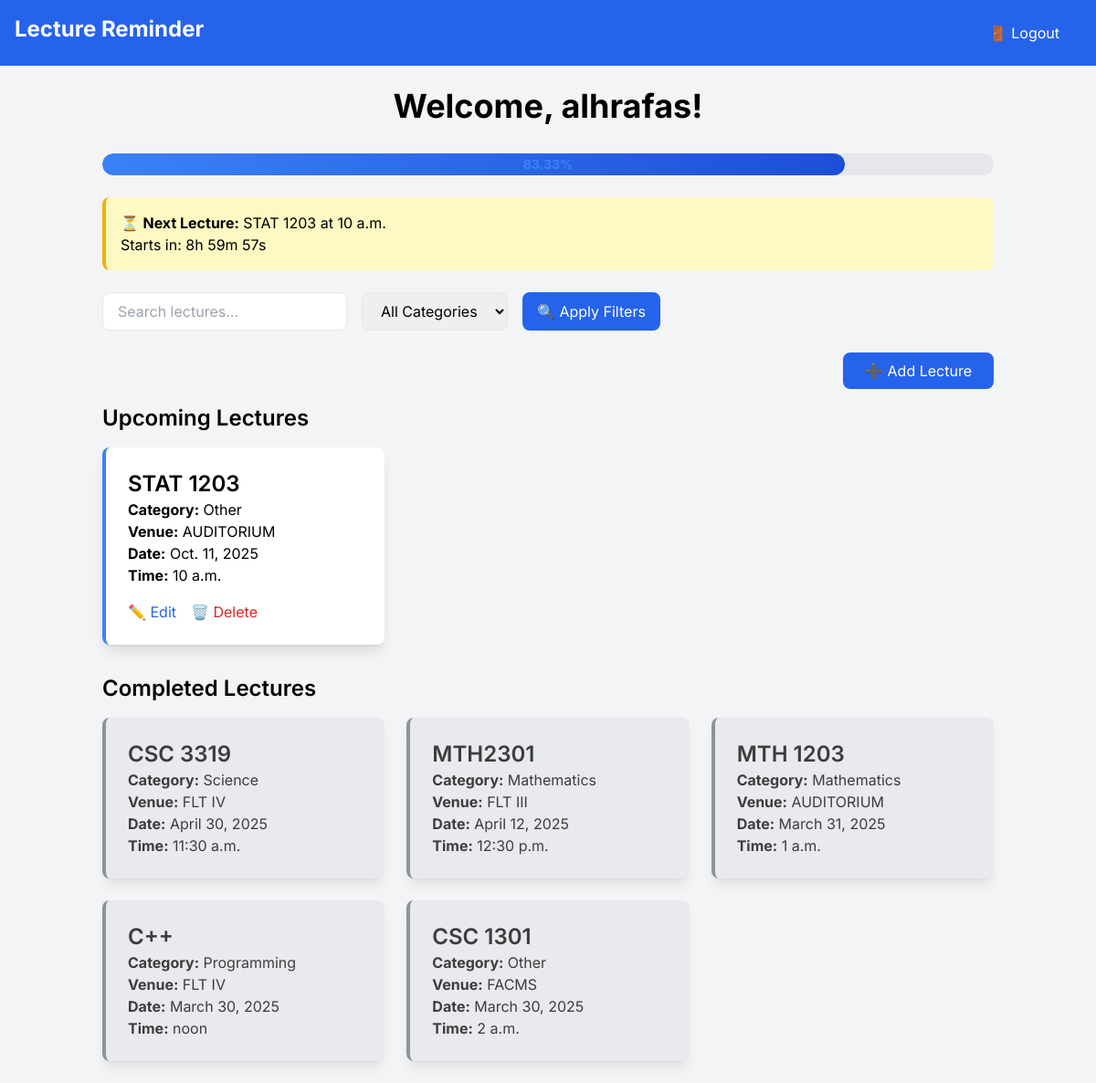
The page / (signed in) on the database as committed earlier.
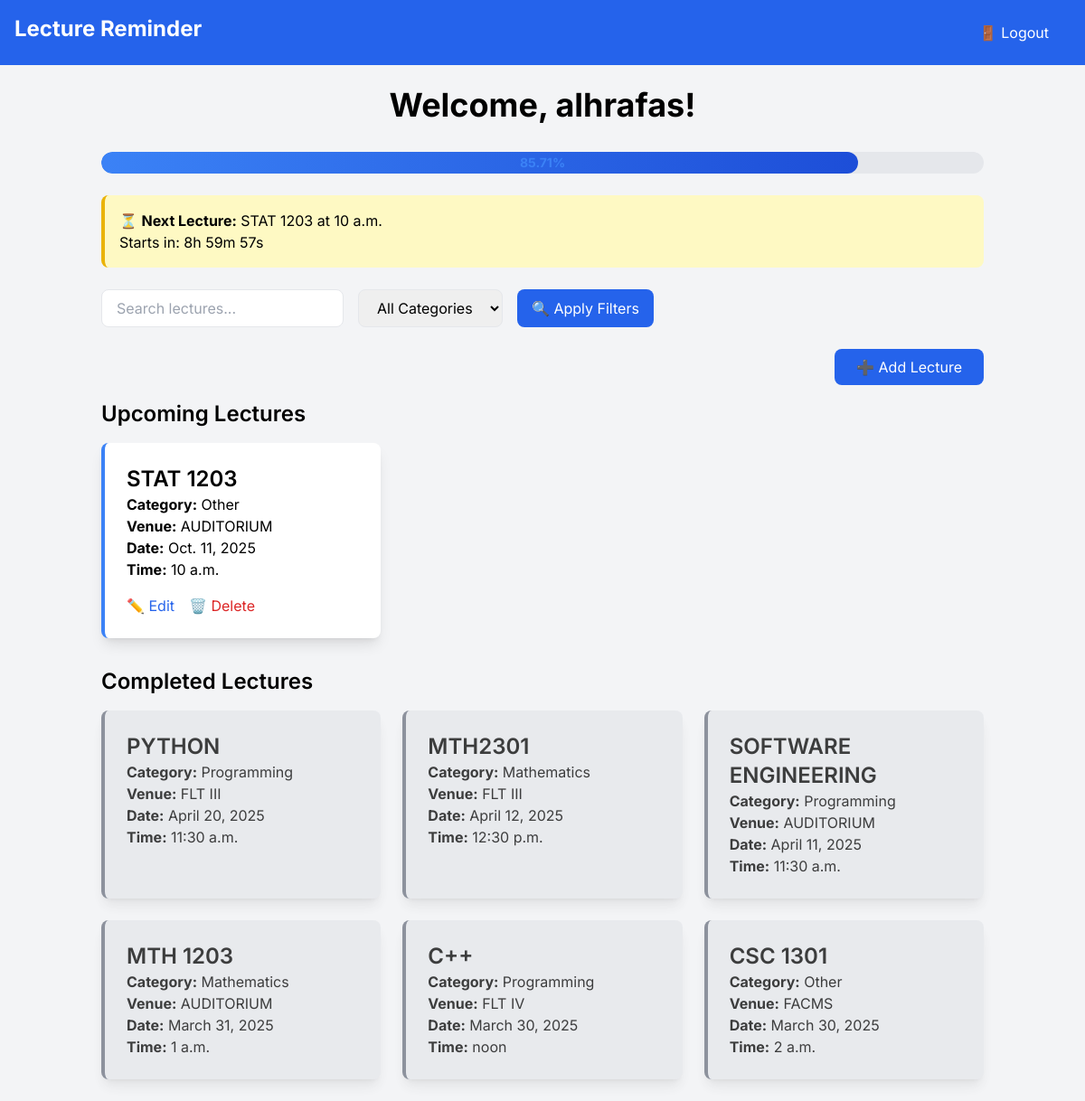
The same page on the database as committed later.
### reminder/models.py (models this page shows, shortened)
class Lecture(models.Model):
    CATEGORY_CHOICES = [
        ("math", "Mathematics"),
        ("science", "Science"),
        ("programming", "Programming"),
        ("education", "Education"),
        ("other", "Other"),
    ]
    RECURRING_CHOICES = [
        ('none', 'Does not repeat'),
        ('daily', 'Daily'),
        ('weekly', 'Weekly'),
        ('monthly', 'Monthly'),
    ]
    user = models.ForeignKey(User, on_delete=models.CASCADE)
    title = models.CharField(max_length=200)
    date = models.DateField()
    time = models.TimeField()
    venue = models.CharField(max_length=200, help_text="Lecture Venue")
    reminder_time = models.TimeField(null=True, blank=True)
    is_recurring = models.BooleanField(default=False)
    category = models.CharField(max_length=50, choices=CATEGORY_CHOICES, default="other")
    recurrence = models.CharField(max_length=10, choices=RECURRING_CHOICES, default='none')
    created_at = models.DateTimeField(auto_now_add=True)

### reminder/views.py (the view)
# urls.py: path('', views.dashboard, name='dashboard'),
@login_required
def dashboard(request):
    category_filter = request.GET.get("category", "")
    search_query = request.GET.get("search", "")
    sort_by = request.GET.get("sort", "date_asc")  # Default: Oldest first
    lectures = Lecture.objects.filter(user=request.user)
    completed_lectures = lectures.filter(date__lt=now().date())
    upcoming_lectures = lectures.filter(date__gte=now().date())
    upcoming_soon_lectures = upcoming_lectures.filter(
        date=now().date(),
        time__gte=now().time(),
        time__lte=(now() + timedelta(hours=1)).time()
    )
    if category_filter:
        upcoming_lectures = upcoming_lectures.filter(category=category_filter)
        completed_lectures = completed_lectures.filter(category=category_filter)
    if search_query:
        upcoming_lectures = upcoming_lectures.filter(title__icontains=search_query)
        completed_lectures = completed_lectures.filter(title__icontains=search_query)
    if sort_by == "date_asc":
        upcoming_lectures = upcoming_lectures.order_by("date", "time")
        completed_lectures = completed_lectures.order_by("-date", "-time")
    elif sort_by == "date_desc":
        upcoming_lectures = upcoming_lectures.order_by("-date", "-time")
        completed_lectures = completed_lectures.order_by("date", "time")
    elif sort_by == "title_asc":
        upcoming_lectures = upcoming_lectures.order_by("title")
        completed_lectures = completed_lectures.order_by("title")
    elif sort_by == "title_desc":
        upcoming_lectures = upcoming_lectures.order_by("-title")
        completed_lectures = completed_lectures.order_by("-title")
    total_lectures = lectures.count()
    completed_count = completed_lectures.count()
    progress_percentage = (completed_count / total_lectures * 100) if total_lectures > 0 else 0
    next_lecture = upcoming_lectures.order_by("date", "time").first()
    return render(request, 'reminder/dashboard.html', {
        "next_lecture": next_lecture,
        "upcoming_soon_lectures": upcoming_soon_lectures,
        "upcoming_lectures": upcoming_lectures,
        "completed_lectures": completed_lectures,
        "category_filter": category_filter,
        "search_query": search_query,
        "sort_by": sort_by,
        "progress_percentage": round(progress_percentage, 2),
        "total_lectures": total_lectures,
    })

### reminder/templates/reminder/dashboard.html (shortened to what this page needs)
{% extends 'reminder/base.html' %}
{% block content %}
<h1 class="text-4xl font-bold text-center mb-8">Welcome, {{ user.username }}!</h1>
{% if total_lectures > 0 %}
    <div class="mb-6 bg-gray-200 rounded-full h-6 relative overflow-hidden">
        <div class="bg-gradient-to-r from-blue-500 to-blue-700 h-6 rounded-full text-blue-500 text-sm flex items-center justify-center transition-all duration-1000 ease-in-out"
             style="width: {{ progress_percentage }}%">
            <span class="absolute inset-0 flex items-center justify-center font-bold">
                {{ progress_percentage }}%
            </span>
        </div>
    </div>
{% endif %}
{% if next_lecture %}
    <div class="mb-6 p-4 bg-yellow-100 border-l-4 border-yellow-500 rounded-lg">
        ⏳ <strong>Next Lecture:</strong> {{ next_lecture.title }} at {{ next_lecture.time }}
        <p>Starts in: <span id="countdown"></span></p>
    </div>
{% endif %}
<form method="GET" class="flex flex-col sm:flex-row gap-4 mb-6">
    <input type="text" name="search" placeholder="Search lectures..." value="{{ search_query }}"
        class="w-full sm:w-auto px-4 py-2 border rounded-lg focus:ring focus:ring-blue-300">
    <select name="category" class="w-full sm:w-auto px-4 py-2 border rounded-lg">
        <option value="">All Categories</option>
    </select>
    <button type="submit" class="w-full sm:w-auto bg-blue-600 text-white px-4 py-2 rounded-lg hover:bg-blue-800 transition">
        🔍 Apply Filters
    </button>
</form>
<div class="flex flex-col md:flex-row md:justify-end mb-4">
    <a href="{% url 'add_lecture' %}" class="w-full md:w-auto bg-blue-600 hover:bg-blue-800 text-white px-6 py-2 rounded-lg text-center">
        ➕ Add Lecture
    </a>
</div>
{% if upcoming_lectures or completed_lectures %}
    <h2 class="text-2xl font-semibold mb-4">Upcoming Lectures</h2>
    <div class="grid grid-cols-1 md:grid-cols-2 lg:grid-cols-3 gap-6">
        {% for lecture in upcoming_lectures %}
        <div class="bg-white p-6 rounded-lg shadow-lg border-l-4 border-blue-500">
            <h2 class="text-2xl font-semibold">{{ lecture.title }}</h2>
            <p><strong>Category:</strong> {{ lecture.get_category_display }}</p>
            <p><strong>Venue:</strong> {{ lecture.venue }}</p>
            <p><strong>Date:</strong> {{ lecture.date }}</p>
            <p><strong>Time:</strong> {{ lecture.time }}</p>
            <div class="mt-4 flex space-x-4">
                <a href="{% url 'edit_lecture' pk=lecture.id %}" class="text-blue-600 hover:underline">✏️ Edit</a>
                <a href="{% url 'delete_lecture' pk=lecture.id %}" class="text-red-600 hover:underline"
                   onclick="return confirm('Are you sure you want to delete this lecture?');">🗑️ Delete</a>
            </div>
        </div>
        {% endfor %}
    </div>
    <h2 class="text-2xl font-semibold mt-8 mb-4">Completed Lectures</h2>
    <div class="grid grid-cols-1 md:grid-cols-2 lg:grid-cols-3 gap-6">
        {% for lecture in completed_lectures %}
        <div class="bg-gray-200 p-6 rounded-lg shadow-lg border-l-4 border-gray-500 opacity-75">
            <h2 class="text-2xl font-semibold">{{ lecture.title }}</h2>
            <p><strong>Category:</strong> {{ lecture.get_category_display }}</p>
            <p><strong>Venue:</strong> {{ lecture.venue }}</p>
            <p><strong>Date:</strong> {{ lecture.date }}</p>
            <p><strong>Time:</strong> {{ lecture.time }}</p>
        </div>
        {% endfor %}
    </div>
{% else %}
    <p class="text-center text-gray-600">No lectures scheduled yet. Start by adding one!</p>
{% endif %}
{% endblock %}

### reminder/templates/reminder/base.html (shortened to what this page needs)
<!DOCTYPE html>
<html lang="en">
<head>
    <script src="https://cdn.tailwindcss.com"></script>
    <link href="https://cdn.jsdelivr.net/npm/fullcalendar@6.1.10/main.min.css" rel="stylesheet">
</head>
<body class="bg-gray-100 min-h-screen font-sans">
    <nav class="bg-blue-600 p-4 text-white flex justify-between">
        <a href="/" class="text-2xl font-bold">Lecture Reminder</a>
        <div>
            {% if user.is_authenticated %}
            <form action="{% url 'logout' %}" method="post" class="inline ml-4">
                <button type="submit" class="bg-600 hover:bg-red-800 text-white px-6 py-2 rounded-lg">
                    🚪 Logout
                </button>
            </form>
            {% else %}
                <a href="{% url 'login' %}" class="ml-4">Login</a>
                <a href="{% url 'register' %}" class="ml-4">Register</a>
            {% endif %}
        </div>
    </nav>
    <div class="container mx-auto p-6">
        {% block content %}
        {% endblock %}
    </div>
</body>
</html>

Rows that differ between the two databases and show on the page:
removed Lecture: title "CSC 3319", category "Science", venue "FLT IV", date "April 30, 2025", time "11:30 a.m.", shown under "Completed Lectures"
added Lecture: title "PYTHON", category "Programming", venue "FLT III", date "April 20, 2025", time "11:30 a.m.", shown under "Completed Lectures"
added Lecture: title "SOFTWARE ENGINEERING", category "Programming", venue "AUDITORIUM", date "April 11, 2025", time "11:30 a.m.", shown under "Completed Lectures"
Other text that changed with them:
{{ progress_percentage }}: 83.33 → 85.71 (drawn)
{{ progress_percentage }}: "83.33" → "85.71"
